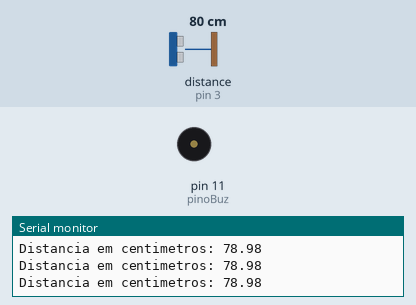
A sketch run on a simulated Arduino Uno, built with avr-gcc and run on an emulated ATmega328P. Parts: buzzer (waves = sounding), the last lines printed to the serial monitor. Wiring (inferred from the names in the program): ultrasonic range finder: trigger pin 2; echo pin 3. The test bench sets the inputs (shaded band); at power-on: distance to the obstacle (sensor on pin 3) 80 cm. The echo pulse lasts 58.3 µs per cm.

Above: at 1.3 s.
1.4 s: distance to the obstacle (sensor on pin 3) set to 12 cm
4.4 s: distance to the obstacle (sensor on pin 3) set to 9 cm
At 5.3 s:
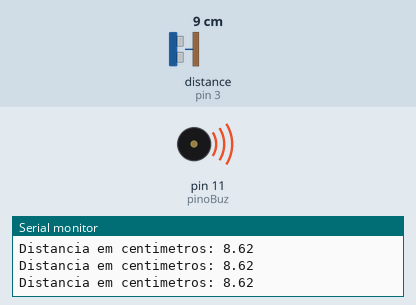
5.9 s: distance to the obstacle (sensor on pin 3) set to 18 cm
At 7.0 s:
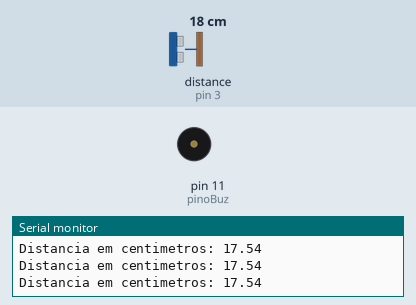
Timing chart, 0 to 8.9 s (numbered marks = the images above; inputs shaded):
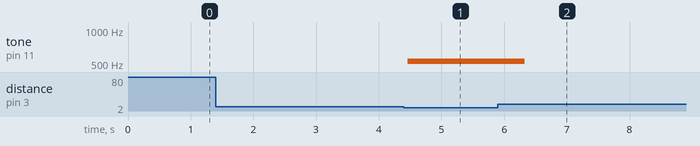

The sketch:

Projeto1.ino
```cpp
const int pinoBuz = 11;
const int pinoLed = 8;
const int pinoTri = 2;
const int pinoEcho =3;
float TempoEcho = 0;
const float VelocidadeSom_mpors = 340;
const float VelocidadeSom_mporus = 0.000340;
int tempo = 400;
float dist = 0;

void setup() {
  pinMode(pinoTri, OUTPUT);
  digitalWrite(pinoTri, LOW);
  pinMode(pinoEcho, INPUT);
  pinMode(pinoBuz,OUTPUT);
  Serial.begin(9600);
  delay(100);
}

void loop() {

  DisparaPulsoUltrassonico();
  TempoEcho = pulseIn(pinoEcho, HIGH);
  dist = CalculaDistancia(TempoEcho*100);
  Serial.print("Distancia em centimetros: ");
  Serial.println(dist);
  if(dist<10){
    tone(pinoBuz,528,tempo);
    digitalWrite(pinoLed,HIGH);
  }
digitalWrite(pinoLed,LOW);

}

void DisparaPulsoUltrassonico(){
  digitalWrite(pinoTri, HIGH);
  delayMicroseconds(10);
  digitalWrite(pinoTri, LOW);
  }

float CalculaDistancia(float tempo_us){
  return((tempo_us*VelocidadeSom_mporus)/2);
}
```

Measured:
- the behaviour switches between 11 and 10 cm on distance to the obstacle (sensor on pin 3) (found by bisection; images 0 and 1)
- after the input at 4.4 s, tone on pin 11 (pinoBuz): silent → 528 Hz after 0.06 s
- after the input at 5.9 s, tone on pin 11 (pinoBuz): 528 Hz → silent after 0.43 s
